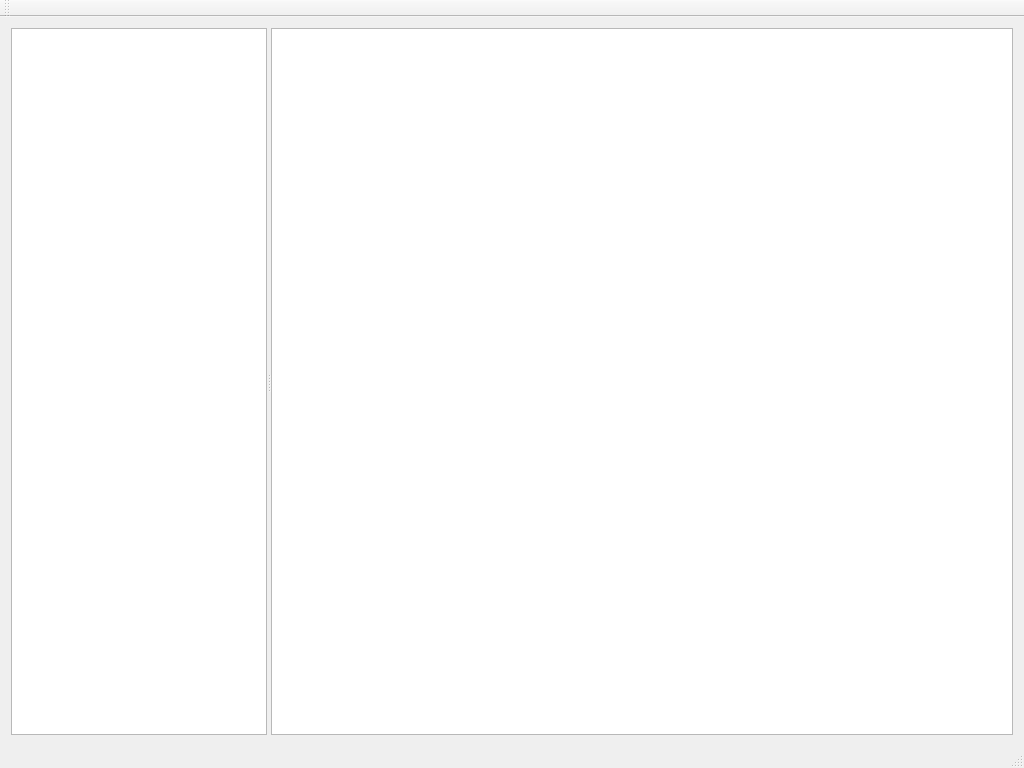
<?xml version="1.0" encoding="UTF-8"?>
<ui version="4.0">
 <class>camp::MainWindow</class>
 <widget class="QMainWindow" name="camp::MainWindow">
  <property name="geometry">
   <rect>
    <x>0</x>
    <y>0</y>
    <width>1024</width>
    <height>768</height>
   </rect>
  </property>
  <property name="windowTitle">
   <string>CCOM Autonomous Mission Planner</string>
  </property>
  <widget class="QWidget" name="centralWidget">
   <layout class="QVBoxLayout" name="verticalLayout">
    <item>
     <widget class="QSplitter" name="splitter">
      <property name="orientation">
       <enum>Qt::Horizontal</enum>
      </property>
      <widget class="map_tree_view::MapTreeView" name="mapTreeView"/>
      <widget class="MapView" name="mapView">
       <property name="sizePolicy">
        <sizepolicy hsizetype="Expanding" vsizetype="Expanding">
         <horstretch>1</horstretch>
         <verstretch>0</verstretch>
        </sizepolicy>
       </property>
       <property name="renderHints">
        <set>QPainter::Antialiasing|QPainter::HighQualityAntialiasing|QPainter::SmoothPixmapTransform|QPainter::TextAntialiasing</set>
       </property>
       <property name="dragMode">
        <enum>QGraphicsView::ScrollHandDrag</enum>
       </property>
       <property name="transformationAnchor">
        <enum>QGraphicsView::AnchorUnderMouse</enum>
       </property>
      </widget>
     </widget>
    </item>
   </layout>
  </widget>
  <widget class="QMenuBar" name="menuBar">
   <property name="enabled">
    <bool>false</bool>
   </property>
   <property name="geometry">
    <rect>
     <x>0</x>
     <y>0</y>
     <width>1024</width>
     <height>22</height>
    </rect>
   </property>
  </widget>
  <widget class="QToolBar" name="mainToolBar">
   <property name="enabled">
    <bool>false</bool>
   </property>
   <attribute name="toolBarArea">
    <enum>TopToolBarArea</enum>
   </attribute>
   <attribute name="toolBarBreak">
    <bool>false</bool>
   </attribute>
  </widget>
  <widget class="QStatusBar" name="statusBar"/>
 </widget>
 <layoutdefault spacing="6" margin="11"/>
 <customwidgets>
  <customwidget>
   <class>MapView</class>
   <extends>QGraphicsView</extends>
   <header>map_view/map_view.h</header>
  </customwidget>
  <customwidget>
   <class>map_tree_view::MapTreeView</class>
   <extends>QTreeView</extends>
   <header>map_tree_view/map_tree_view.h</header>
  </customwidget>
 </customwidgets>
 <resources>
  <include location="../main.qrc"/>
 </resources>
 <connections/>
</ui>
